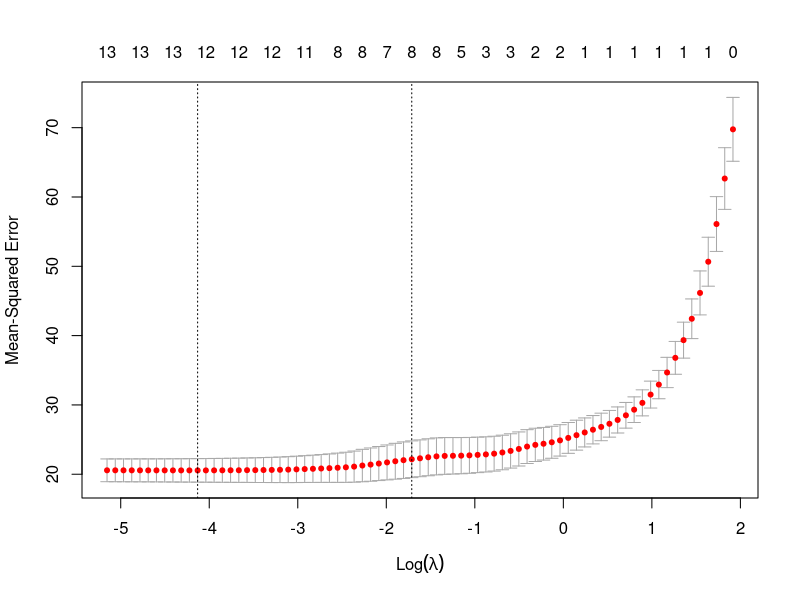
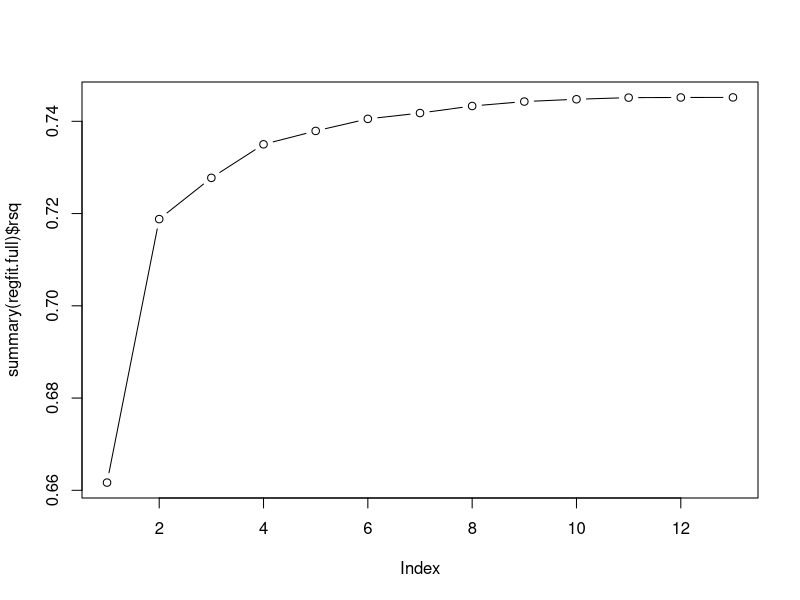
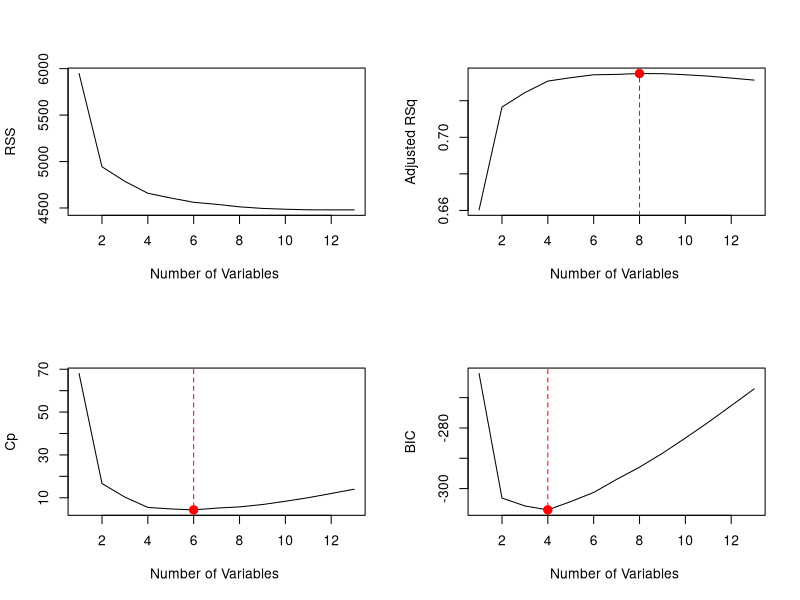
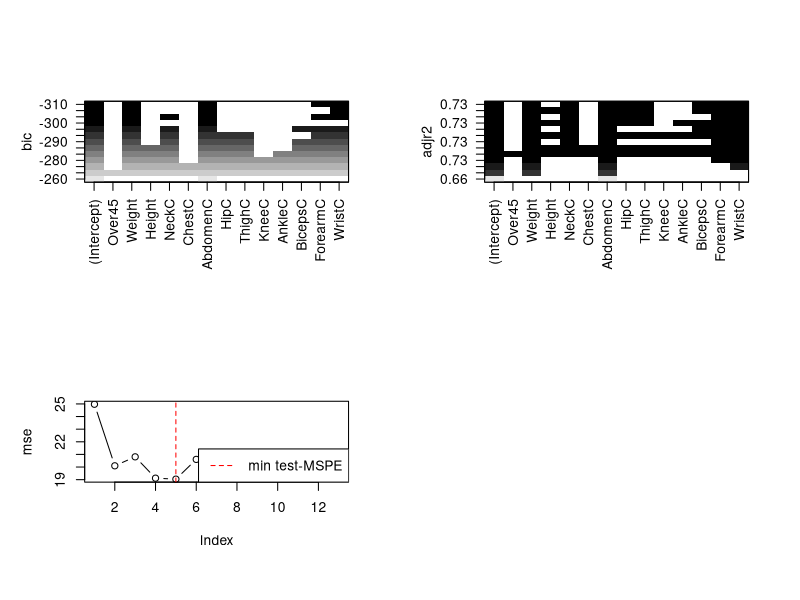

These charts were generated, in order, by the following R code: (Note: this script raises an error after producing the figures.)
## ---- chunk 1
knitr::opts_chunk$set(echo = TRUE)
knitr::opts_chunk$set(warning = FALSE, message = FALSE) # just to clean the pdf files, not recommended in practice!
## ---- chunk 2
library(caret)  # statistical learning techniques
library(leaps)  # BSS
library(glmnet)
## ---- chunk 3
df <- read.table('BODY_FAT.TXT', header=TRUE)
names(df)
## ---- chunk 4
df <- df[,-1]
## ---- chunk 5
x_var <- data.matrix(df[,-1])     # NOTE: glmnet requires a matrix structure
# getting the response variable
y_var <- df[,"SiriBF."]

cv_lasso <- cv.glmnet(x_var, y_var, alpha = 1)
cv_lasso
plot(cv_lasso)

min_lasso <- glmnet(x_var, y_var, alpha=1, lambda= cv_lasso$lambda.min)
lasso_coefs <- coef(min_lasso)
lasso_coefs
## ---- chunk 6
regfit.full = regsubsets(SiriBF. ~ ., data = df,  nvmax = 13, method="exhaustive")
summary(regfit.full)
## ---- chunk 7
names(summary(regfit.full))
## ---- chunk 8
summary(regfit.full)$rsq
#plot rss
plot(summary(regfit.full)$rsq, type="b")
## ---- chunk 9
reg.summary <- summary(regfit.full)
par(mfrow=c(2,2))
plot(reg.summary$rss ,xlab="Number of Variables ",ylab="RSS",type="l")


plot(reg.summary$adjr2 ,xlab="Number of Variables ", ylab="Adjusted RSq",type="l")
max_adjr2 <- which.max(reg.summary$adjr2)
abline(v=max_adjr2, col="red", lty=2)
points(max_adjr2,reg.summary$adjr2[max_adjr2], col="red",cex=2,pch=20)

plot(reg.summary$cp ,xlab="Number of Variables ",ylab="Cp", type='l')
min_cp <- which.min(reg.summary$cp )
points(min_cp, reg.summary$cp[min_cp],col="red",cex=2,pch=20)
abline(v=min_cp, col="red", lty=2)

plot(reg.summary$bic ,xlab="Number of Variables ",ylab="BIC",type='l')
min_bic <- which.min(reg.summary$bic)
points(min_bic,reg.summary$bic[min_bic],col="red",cex=2,pch=20)
abline(v=min_bic, col="red", lty=2)
## ---- chunk 10
plot(regfit.full,scale="bic") #for "bic"
plot(regfit.full,scale="adjr2") #for "adjr2"
## ---- chunk 11

dim(df)

set.seed(1)
train=sample(1:nrow(df), round(nrow(df)*0.8), rep=F)
test = which(!(1:nrow(df) %in% train))

length(test)
length(train)
## ---- chunk 12
regfit.best <- regsubsets(SiriBF. ~ ., data = df[train,],  nvmax = 13, method="exhaustive")
## ---- chunk 13
test.mat = model.matrix(SiriBF. ~ ., data = df[test,])
dim(test.mat)
## ---- chunk 14
p = (ncol(df)-1) # number of predictors
mse <- rep(NA, p) # out-of-sample MSE
for(i in 1:p){
  coefi=coef(regfit.best,id=i)
  pred=test.mat[,names(coefi)]%*%coefi
  mse[i]=mean((df$SiriBF.[test]-pred)^2)
}

plot(mse, type='b')
abline(v=which.min(mse), col="red", lty=2)
legend(x = "bottomright",
       legend = "min test-MSPE",
       lty = 2,
       col = "red")
## ---- chunk 15
coef(regfit.best, which.min(mse))
## ---- chunk 16
regfit.best.full <- regsubsets(SiriBF. ~ ., data=df ,nvmax=13)
coef(regfit.best.full, which.min(mse))
## ---- chunk 17
rescompare <- rbind(coef(regfit.best, which.min(mse)), 
                    coef(regfit.best.full, which.min(mse)))
rownames(rescompare) <- c("train", "full")
rescompare
## ---- chunk 18
k = 10
set.seed(123)

# folds
folds <- createFolds(1:nrow(df), k = 10, list = TRUE, returnTrain = T)
fold <- matrix(NA, nrow(df), k)
for (i in 1:k) {
  fold[, i] <- (1:nrow(df) %in% folds[[i]])
}
head(fold, 10)


# initialize an empty matrix to contain test errors
cv.errors=matrix(NA, k, # num of folds
                 p,     # num of variables
                 dimnames=list(NULL, paste(1:p)))
## ---- chunk 19
predict.regsubsets = function (object, newdata, id, ...){
  form = as.formula(object$call[[2]])
  mat = model.matrix(form,newdata)
  coefi = coef(object ,id=id)
  xvars = names(coefi)
  mat[,xvars] %*% coefi
}
## ---- chunk 20
# loop for each fold
for(j in 1:k){
  best.fit = regsubsets(SiriBF. ~ . , data=df[fold[,j], ], nvmax = p)
  
  # for each best model
  for (i in 1:p){
    pred = predict.regsubsets(best.fit, df[!fold[,j], ], id = i)
    cv.errors[j, i] = mean((df$SiriBF.[!fold[,j]] - pred)^2)
  }
}
## ---- chunk 21
mean_mse <- colMeans(cv.errors)
plot(mean_mse, type='b')
abline(v=which.min(mean_mse), col="red", lty=2)
legend(x = "bottomright",
       legend = "min CV-MSPE",
       lty = 2,
       col = "red")
## ---- chunk 22
reg.best  <- regsubsets (SiriBF. ~ ., data=df, nvmax=p)
coef(reg.best, which.min(mean_mse))
## ---- chunk 23
# library(devtools)
# install_github(repo="ryantibs/best-subset", subdir="bestsubset")
## ---- chunk 24
regfit.fwd = regsubsets(SiriBF. ~. , data=df,nvmax=13, method ="forward")
regfit.bwd = regsubsets(SiriBF. ~. , data=df,nvmax=13, method ="backward")
summary(regfit.fwd)
summary(regfit.bwd)
